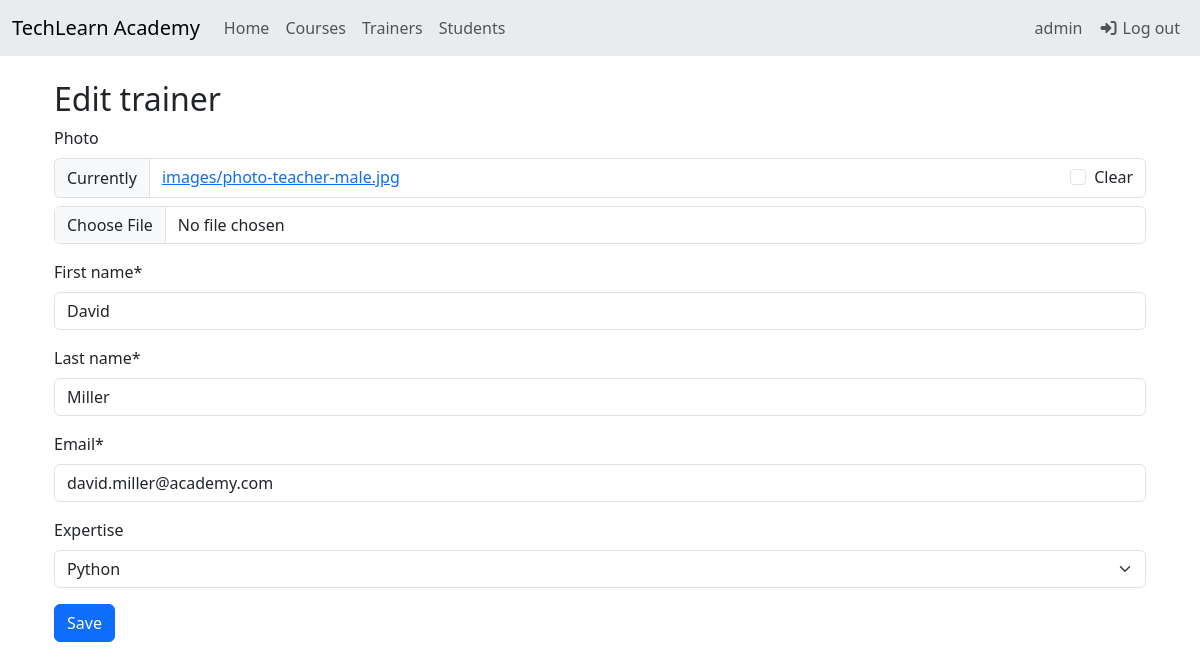
The app's page /academy/trainers/1/edit (signed in) with its own data.
### academy/models.py (models this page shows, shortened)
class Trainer(models.Model):
    photo = models.ImageField(upload_to='images', blank=True, null=True)
    first_name = models.CharField(max_length=50)
    last_name = models.CharField(max_length=50)
    email = models.EmailField(unique=True)
    expertise = models.ForeignKey(Course, on_delete=models.SET_NULL, blank=True, null=True)

### academy/views.py (the view)
# urls.py: path('trainers/<int:id>/edit', views.edit_trainer, name='edit_trainer'),
@login_required
@permission_required('academy.edit_trainer', raise_exception=True)
def edit_trainer(request, id):
    trainer = get_object_or_404(Trainer, id=id)
    if request.method == 'POST':
        form = TrainerForm(request.POST, request.FILES, instance=trainer)
        if form.is_valid():
            form.save()
            return redirect('trainers')
    form = TrainerForm(instance=trainer)
    context = {
        'form': form,
        'trainer': trainer
    }
    return render(request, 'trainers/edit_trainer.html', context)

### academy/forms.py
class TrainerForm(forms.ModelForm):
    class Meta:
        model = Trainer
        fields = '__all__'

### academy/models.py (called while the page is built)
    def __str__(self):
        return self.name

### templates/trainers/edit_trainer.html (shortened to what this page needs)
{% extends 'home.html' %}
{% load crispy_forms_tags %}
{% block content %}
<div class="container pt-4 px-4">
    <h2>Edit trainer</h2>
    <form action="{% url 'edit_trainer' trainer.id %}" method="post" enctype="multipart/form-data">
        {{ form|crispy }}
        <button class="btn btn-primary" type="submit">Save</button>
    </form>
</div>
{% endblock %}

### templates/home.html (shortened to what this page needs)
{% load static %}
<!DOCTYPE html>
<html lang="en">
    <head>
        <link href="https://cdn.jsdelivr.net/npm/bootstrap@5.3.8/dist/css/bootstrap.min.css" rel="stylesheet"
>
        <link rel="stylesheet" href="https://cdnjs.cloudflare.com/ajax/libs/font-awesome/7.0.1/css/all.min.css"
 />
    </head>
    <body>
        <nav class="navbar sticky-top navbar-expand-lg bg-body-secondary">
            <div class="container-fluid">
                <a class="navbar-brand" href="{% url 'home' %}">TechLearn Academy</a>
                <div class="collapse navbar-collapse" id="navbarNav">
                    <ul class="navbar-nav me-auto">
                        <li class="nav-item">
                            <a class="nav-link" href="{% url 'home' %}">Home</a>
                        </li>
                        <li class="nav-item">
                            <a class="nav-link" href="{% url 'courses' %}">Courses</a>
                        </li>
                        <li class="nav-item">
                            <a class="nav-link" href="{% url 'trainers' %}">Trainers</a>
                        </li>
                        <li class="nav-item">
                            <a class="nav-link" href="{% url 'students' %}">Students</a>
                        </li>
                    </ul>
                    <ul class="navbar-nav">
                        {% if not user.is_authenticated %}
                        <li class="nav-item">
                            <a class="nav-link btn btn-light" href="{% url 'login' %}">
                                <i class="fa-solid fa-right-to-bracket"></i> Log in</a>
                        </li>
                        <li class="nav-item">
                            <a class="nav-link btn btn-light" href="{% url 'register' %}">
                                <i class="fa-solid fa-user"></i> Sign up</a>
                        </li>
                        {% else %}
                        <span class="navbar-text me-2">{{ user }}</span>
                        <li class="nav-item">
                            <a class="nav-link btn btn-light" href="{% url 'logout' %}">
                                <i class="fa-solid fa-right-to-bracket"></i> Log out</a>
                        </li>
                        {% endif %}
                    </ul>
                </div>
            </div>
        </nav>
        {% block content %}{% endblock %}
    </body>
</html>

### records on screen
Trainer: first_name "David", last_name "Miller", email "david.miller@academy.com", expertise "Python"

### other values on screen
{{ user }} "admin"
